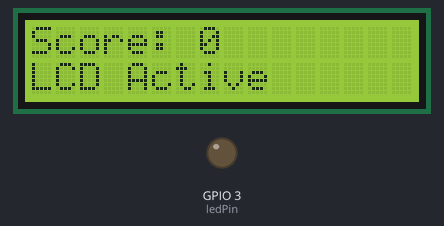
The sketch below on a simulated ESP32. Shown: 16×2 character LCD, output pins drawn as LEDs (lit = HIGH). WiFi joins after 1.5 s; servers stay silent unless stated; what the sketch prints to the serial monitor is not drawn.

Above: at 2.8 s.

The sketch:

UDPReadWriteChars.ino
```cpp
#include <WiFi.h>
#include <WiFiUdp.h>
#include <Wire.h>
#include <LiquidCrystal_I2C.h>

//Install Board Libraries for "esp32 by expressif".
//Make board type NodeMCU-32S
//Sample board supplier: https://www.amazon.com/HiLetgo-ESP-WROOM-32-Development-Microcontroller-Integrated/dp/B0718T232Z

// Replace with your network credentials
const char *ssid = "NETGEAR39";           //"TP-Link_24A4";
const char *password = "freshbreeze181";  //"91414380";

// Set up UDP
WiFiUDP udp;
const char *udpAddress = "172.168.10.2";  // Mac IP address
const int udpSenderPort = 5006;           // Port for sending data to Unity
const int udpReceiverPort = 5005;         // Port for receiving data from Unity
String sentMessage;
String receivedMessage;

//Char LED Read/Write Demo Variables
const int ledPin = 3;  // the pin that the LED is attached to

// I2C LCD: NodeMCU-32S uses SDA=21, SCL=22. Arduino Nano ESP32 uses SDA=5, SCL=6
#define LCD_SDA 21
#define LCD_SCL 22
#define LCD_I2C_ADDR 0x27  // Try 0x3F if display stays blank
LiquidCrystal_I2C lcd(LCD_I2C_ADDR, 16, 2);

bool blinking = false;   // Only true when "s" received - triggers 3 blinks
int blinks = 0;
int maxBlinks = 6;      // 6 state changes = 3 full blinks (on/off/on/off/on/off)

int score = 0;          // Number of times "s" received (game score)
int charsSent = 0;
int sendTimer = 0;
int sendTime = 3;  // Send every 3 iterations (with 100ms delay = ~300ms between sends)

void setup() {
  // initialize the serial communication:
  Serial.begin(9600);

  // Init UDP
  initUDP();
  sendUDP("Connected and Transmitting");

  // initialize the ledPin as an output:
  pinMode(ledPin, OUTPUT);

  // Initialize I2C and LCD (Wire must start before lcd.init)
  Wire.begin(LCD_SDA, LCD_SCL);
  delay(100);
  lcd.init();
  lcd.backlight();
  delay(100);
  lcd.clear();
  lcd.setCursor(0, 0);
  lcd.print("Score: 0");
  lcd.setCursor(0, 1);
  lcd.print("LCD Active");
}

void loop() {
  // Check WiFi connection status
  if (WiFi.status() != WL_CONNECTED) {
    Serial.println("WiFi disconnected! Attempting to reconnect...");
    //digitalWrite(ledPin, LOW);
    WiFi.begin(ssid, password);
    delay(5000);
    return;
  }

  // Listen for a message from UDP (UDP -> Arduino ESP32)
  receivedMessage = receiveUDP();

  // Control the LED when "s" received (collectible collected in Unity)
  if (receivedMessage == "s") {
    score++;
    blinking = true;
    blinks = 0;  // Start fresh blink sequence
    digitalWrite(ledPin, HIGH);
    Serial.println("Score: " + String(score));
    lcd.setCursor(0, 0);
    lcd.print("Score: " + String(score) + "    ");  // Pad to clear old digits
  }

  //Sending data via UDP on a repeating timer (only if WiFi connected):
  if (sendTimer > 0) {
    sendTimer -= 1;
  } else {
    sendTimer = sendTime;

    if (blinks < maxBlinks && blinking) {
      if (blinks % 2 == 0) {
        digitalWrite(ledPin, HIGH);
      } else {
        digitalWrite(ledPin, LOW);
      }
      blinks++;

    } else {
      blinks = 0;
      blinking = false;
    }


    if(sentMessage != ""){
      // Send message to UDP
      sendUDP(sentMessage);
    }
  }

  //Quick delay:
  delay(100);
}

void initUDP() {
  // Connect to WiFi
  WiFi.begin(ssid, password);
  Serial.println("Connecting to WiFi...");
  Serial.print("SSID: ");
  Serial.println(ssid);

  while (WiFi.status() != WL_CONNECTED) {
    delay(1000);
    Serial.print(".");
  }

  Serial.println("");
  Serial.println("Connected to WiFi!");
  Serial.print("SSID: ");
  Serial.println(WiFi.SSID());
  Serial.print("Arduino IP address: ");
  Serial.println(WiFi.localIP());
  Serial.print("Subnet Mask: ");
  Serial.println(WiFi.subnetMask());
  Serial.print("Gateway IP: ");
  Serial.println(WiFi.gatewayIP());
  Serial.print("DNS IP: ");
  Serial.println(WiFi.dnsIP());
  Serial.print("MAC Address: ");
  Serial.println(WiFi.macAddress());

  // Start listening for UDP on the receive port
  udp.begin(udpReceiverPort);
  Serial.println("UDP Initialized");
}

String receiveUDP() {
  int packetSize = udp.parsePacket();
  if (packetSize > 0) {
    char incomingPacket[255];
    int len = udp.read(incomingPacket, 255);
    if (len > 0) {
      incomingPacket[len] = 0;  //Null-terminate string for formatting.
      String message = String(incomingPacket);
      Serial.println("← Received: '" + message + "' from " + udp.remoteIP().toString() + ":" + String(udp.remotePort()) + " (" + String(len) + " bytes)");
      return message;
    } else {
      Serial.println("ERROR: Receive failed - read 0 bytes");
      return "";
    }
  }
  return "";
}

void sendUDP(String message) {
  int beginResult = udp.beginPacket(udpAddress, udpSenderPort);
  if (beginResult == 0) {
    Serial.println("ERROR: Send failed - beginPacket");
    delay(500);  // Back off on failure
    return;
  }

  size_t written = udp.write((const uint8_t *)message.c_str(), message.length());
  int endResult = udp.endPacket();

  if (endResult == 1) {
    Serial.println("→ Sent: '" + message + "' to " + String(udpAddress) + ":" + String(udpSenderPort) + " (" + String(written) + " bytes)");
    delay(250);  // Give ESP32 WiFi stack time to clear TX buffer before next send
  } else {
    Serial.println("ERROR: Send failed - endPacket (result: " + String(endResult) + ")");
    delay(500);  // Longer back-off when buffer is full - lets WiFi stack recover
  }
}
```
